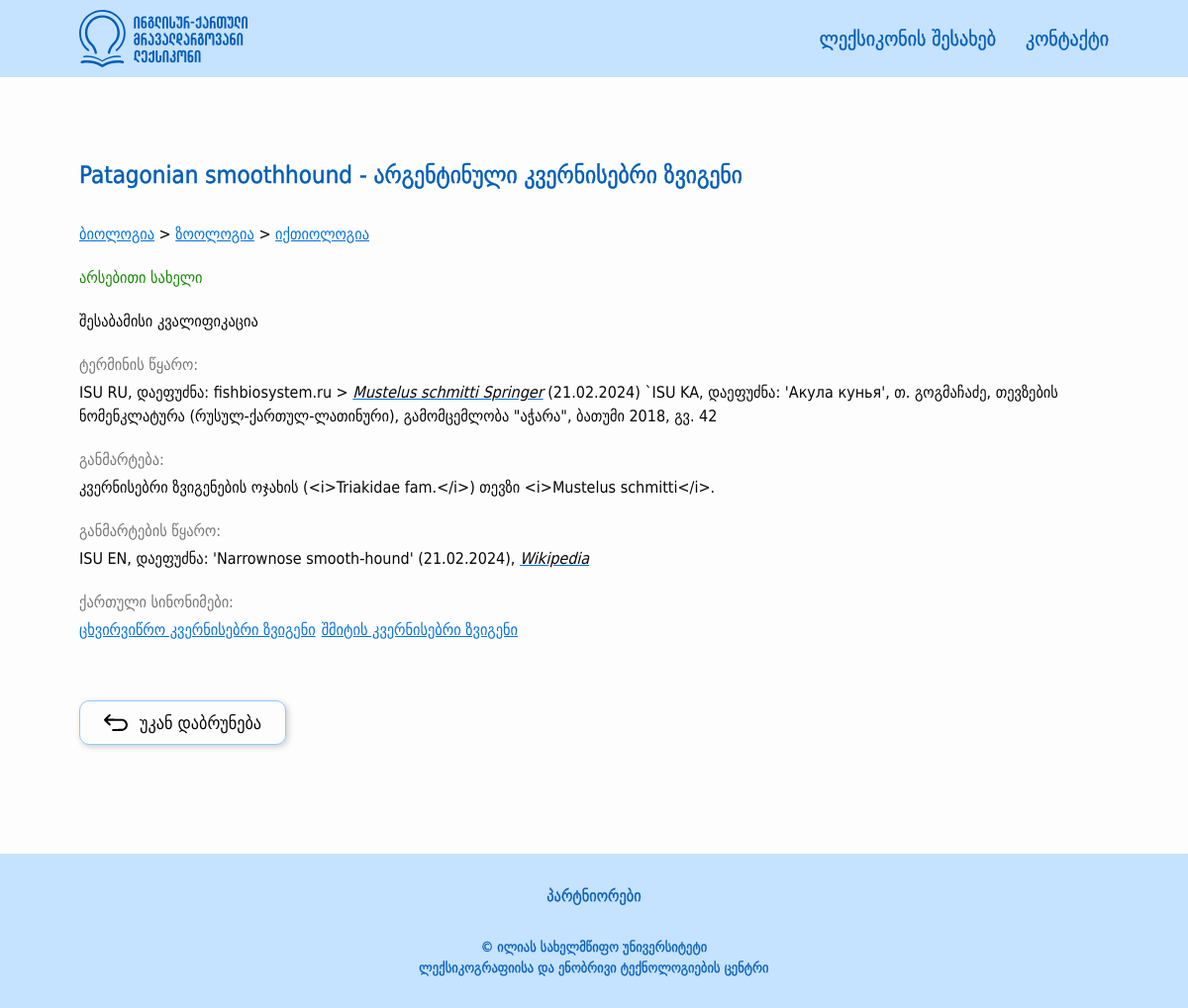
The app's page /term_detail/3 with its own data.
### src/models/terms.py (models this page shows, shortened)
class Term(BaseModel):
    __tablename__ = 'terms'
    id = db.Column(db.Integer, primary_key=True)
    geo_word = db.Column(db.String(100), nullable=False)
    eng_word = db.Column(db.String(100), nullable=False)
    grammar_form = db.Column(db.String(50), nullable=True)
    term_source = db.Column(db.Text, nullable=False)
    definition = db.Column(db.Text, nullable=False)
    definition_source = db.Column(db.Text, nullable=False)
    term_type = db.Column(db.String(50), nullable=True)
    context = db.Column(db.Text, nullable=True)
    context_source = db.Column(db.Text, nullable=True)
    comment = db.Column(db.Text, nullable=True)
    english_synonyms = db.Column(db.Text, nullable=True)
    stylistic_label = db.Column(db.String(50), nullable=True)
    is_active = db.Column(db.Boolean, default=True)
    category = db.relationship("Category", secondary="terms_categories", backref="terms")
    def get_synonyms(self):
        connections = ConnectedTerm.query.filter(ConnectedTerm.is_synonym == True, (ConnectedTerm.term1_id == self.id) | (ConnectedTerm.term2_id == self.id)).all()
        synonym_ids = [connection.term1_id if connection.term1_id != self.id else connection.term2_id for connection in connections]
        synonyms = Term.query.filter(Term.id.in_(synonym_ids)).all()
        return synonyms
    def get_related_terms(self):
        connections = ConnectedTerm.query.filter(ConnectedTerm.is_synonym == False, (ConnectedTerm.term1_id == self.id) | (ConnectedTerm.term2_id == self.id)).all()
        connected_term_ids = [connection.term1_id if connection.term1_id != self.id else connection.term2_id for connection in connections]
        related_terms = Term.query.filter(Term.id.in_(connected_term_ids)).all()
        return related_terms
    def get_category_tree(self):
        category_trees = []
        for category in self.category:
            categories = category.get_parents()
            categories.append(category)
            category_trees.append(categories)
        branched_tree = {}
        for category_tree in category_trees:
            current_dict = branched_tree
            for category in category_tree:
                if category not in current_dict:
                    current_dict[category] = {}
                current_dict = current_dict[category]
        return branched_tree

class Category(BaseModel):
    __tablename__ = "categories"
    id = db.Column(db.Integer, primary_key=True)
    name = db.Column(db.String(50), nullable=False)
    parent_id = db.Column(db.Integer, db.ForeignKey("categories.id"), nullable=True)
    is_active = db.Column(db.Boolean, default=True)
    children = db.relationship('Category', backref=db.backref('parent', remote_side=[id]), order_by="Category.name.asc()")
    def get_parents(self):
        parents = []
        if self.parent:
            parents.extend(self.parent.get_parents())
            parents.append(self.parent)
        return parents

### src/views/main/routes.py (the view)
@main_blueprint.route("/term_detail/<int:term_id>")
def term_detail(term_id):
    items = About.query.all()
    term = Term.query.filter(Term.id == term_id, Term.is_active == True, Term.category.any(Category.is_active == True)).first_or_404()
    return render_template("main/term_detail.html", term=term, items=items)

### src/templates/main/term_detail.html (shortened to what this page needs)
{% extends 'layouts/base.html' %}
{% from "macros.html" import render_subcategories %}
{% block content %}
    <div class="main-outer edge-padding">
        <main class="main-content width-limiter">
            <article class="term-word-container">
                <h1 class="term-word-detail">{{ term.eng_word }} - {{ term.geo_word }}</h1>
                {% set categories = term.get_category_tree() %}
                {% for category in categories.keys() %}
                    <div class="field">
                        <a href="{{ url_for('main.home', categories=category.id) }}," style="display: inline-block;">
                            {{ category.name }}
                        </a>
                        {% for subcategory in categories.values() if subcategory %}
                            > {{ render_subcategories(subcategory) }}
                        {% endfor %}
                    </div>
                {% endfor %}
                <div class="term-word-type abbr-support">{{ term.grammar_form }}</div>
                <div class="term-qualifications">შესაბამისი კვალიფიკაცია</div>
                {% if term.term_source %}
                    <section class="term-source">
                        <h2>ტერმინის წყარო:</h2>
                        <p class="abbr-support"> {{ term.term_source|safe }} </p>
                    </section>
                {% endif %}
                <section class="term-definition">
                    <h2>განმარტება:</h2>
                    <p class="abbr-support"> {{ term.definition }} </p>
                </section>
                {% if term.definition_source %}
                    <section class="term-definition-source">
                        <h2>განმარტების წყარო:</h2>
                        <p class="abbr-support"> {{ term.definition_source|safe }} </p>
                    </section>
                {% endif %}
                {% set synonyms = term.get_synonyms() %}
                {% if synonyms %}
                    <section class="term-synonyms">
                        <h2>ქართული სინონიმები:</h2>
                        <ul>
                            {% for synonym in synonyms %}
                                <li>
                                    <a href="{{ url_for('main.term_detail', term_id=synonym.id) }}">{{ synonym.geo_word }}</a>
                                </li>
                            {% endfor %}
                        </ul>
                    </section>
                {% endif %}
                {% set related_terms = term.get_related_terms() %}
                <a class="go-back-button-container" href="{{ url_for('main.home') }}">
                    <button type="button" class="go-back-button">
                        <img src="{{ url_for('static', filename='images/' + 'go-back.svg') }}" alt="Go back"/>
                    </button>
                    <span>უკან დაბრუნება</span>
                </a>
            </article>
        </main>
    </div>
{% endblock %}

### src/templates/macros.html (shortened to what this page needs)
{% macro is_active(page) %}
    {% if request.endpoint.endswith(page) %}
        active-nav-link
    {% else %}
        nav-link
    {% endif %}
{% endmacro %}
{% macro render_subcategories(subcategories) %}
    {% for subcategory in subcategories.keys() %}
        <a href="{{ url_for('main.home', categories=subcategory.id) }}," style="display: inline-block;">
            {{ subcategory.name }}
        </a>
        {% if subcategories[subcategory].values() %}
            > {{ render_subcategories(subcategories[subcategory]) }}
        {% endif %}
    {% endfor %}
{% endmacro %}

### src/static/styles/global.css (style rules this page uses)
:root { --color-light-blue: 197, 226, 255; --color-light-blue-2: 143, 199, 255; --color-blue: 6, 114, 221; --color-blue-1: 81, 168, 255; --color-blue-2: 0, 92, 184; --color-white: 253, 253, 253; --color-black: 7, 7, 7; --color-gray: 119, 119, 119; --color-gray-2: 237, 237, 237; --color-green: 19, 137, 0; --color-red: 229, 0, 0; }
*, *::before, *::after { box-sizing: border-box; }
* { margin: 0; }
body { line-height: 1.5; -webkit-font-smoothing: antialiased; }
img, picture, video, canvas, svg { display: block; max-width: 100%; }
input, button, textarea, select { font: inherit; }
p, h1, h2, h3, h4, h5, h6 { overflow-wrap: break-word; }
* { color: rgb(var(--color-black)); font-family: 'DejaVu Sans Condensed', sans-serif; }
body { display: flex; min-height: 100vh; flex-direction: column; background-color: rgb(var(--color-white)); }
ul { list-style: none; padding: 0; margin: 0; }
button { all: unset; cursor: pointer; box-sizing: border-box; }

### src/static/styles/shared.css (style rules this page uses)
.edge-padding { padding: 10px 20px; }
.width-limiter { max-width: 1300px; margin: 0 auto; }
.main-outer { padding-top: 60px; padding-bottom: 100px; flex: 1; }
@media screen and (min-width: 768px) { .edge-padding { padding: 10px 80px; } }
@media screen and (min-width: 768px) { .main-outer { padding: 80px; padding-bottom: 110px; } }

### src/static/styles/other.css (style rules this page uses)
.main-outer { display: flex; }
main { display: flex; flex: 1; }

### src/static/styles/main.css (style rules this page uses)
.main-content { display: flex; gap: 24px; justify-content: center; }
.term-card .field, a { font-size: 14px; color: rgb(var(--color-blue)); }
@media screen and (min-width: 768px) { .main-content { gap: 30px; } }
@media screen and (min-width: 768px) { .term-card .field, a { font-size: 16px; } }

### src/static/styles/word.css (style rules this page uses)
.term-word-container { display: flex; flex-direction: column; }
.term-word-container > *:not(h1):not(.go-back-button-container) { margin-bottom: 20px; }
.term-word-container .term-word-detail { -webkit-text-stroke: 0.5px rgb(var(--color-blue-2)); font-size: 20px; font-weight: 400; color: rgb(var(--color-blue-2)); margin-bottom: 30px; }
.term-word-container .term-word-type { font-size: 16px; color: rgb(var(--color-green)); }
.term-word-container .term-qualifications { font-size: 16px; color: rgb(var(--color-black)); }
.term-word-container section h2 { font-size: 16px; color: rgb(var(--color-gray)); margin-bottom: 4px; font-weight: 400; }
.term-word-container section p { color: rgb(var(--color-black)); }
.term-word-container section p a { color: rgb(var(--color-blue)); }
.term-word-container section ul { display: flex; gap: 6px; list-style-type: none; }
.term-word-container section ul li a { font-size: 16px; color: rgb(var(--color-blue)); }
.term-word-container .go-back-button-container { width: fit-content; height: 45px; display: flex; justify-content: center; margin-top: 30px; padding: 8px 24px; gap: 12px; border-radius: 10px; box-shadow: 2px 2px 6px rgba(0, 0, 0, 0.2); border: 1px solid rgb(var(--color-light-blue-2)); cursor: pointer; text-decoration: none; transition: background-color 150ms, border 150ms; }
.go-back-button-container img { transition: filter 150ms; }
.go-back-button-container span { transition: color 150ms; }
.go-back-button-container .go-back-button { font-size: 18px; border: none; outline: none; }
.go-back-button-container span { font-size: 16px; }
@media screen and (min-width: 768px) { .go-back-button-container span { font-size: 18px; } }
@media screen and (min-width: 768px) { .term-word-container .term-word-detail { font-size: 24px; } }
@media screen and (min-width: 768px) { .term-word-container .go-back-button-container { margin-top: 40px; } }

### records on screen
Term: eng_word "Patagonian smoothhound", geo_word "არგენტინული კვერნისებრი ზვიგენი", grammar_form "არსებითი სახელი", term_source "ISU RU, დაეფუძნა: fishbiosystem.ru > Mustelus schmitti Springer (21.02.2024) `ISU KA, დაეფუძნა: 'Акула кунья', თ. გოგმაჩაძე, თევზების ნომენკლატურა (რუსულ-ქართულ-ლათინური), გამომცემლობა \"აჭარა\", ბათუმი 2018, გვ. 42", definition "კვერნისებრი ზვიგენების ოჯახის (<i>Triakidae fam.</i>) თევზი <i>Mustelus schmitti</i>.", definition_source "ISU EN, დაეფუძნა: 'Narrownose smooth-hound' (21.02.2024), Wikipedia"
Category: name "ბიოლოგია"
Category: name "ზოოლოგია"
Category: name "იქთიოლოგია"
Term: geo_word "ცხვირვიწრო კვერნისებრი ზვიგენი"
Term: geo_word "შმიტის კვერნისებრი ზვიგენი"
